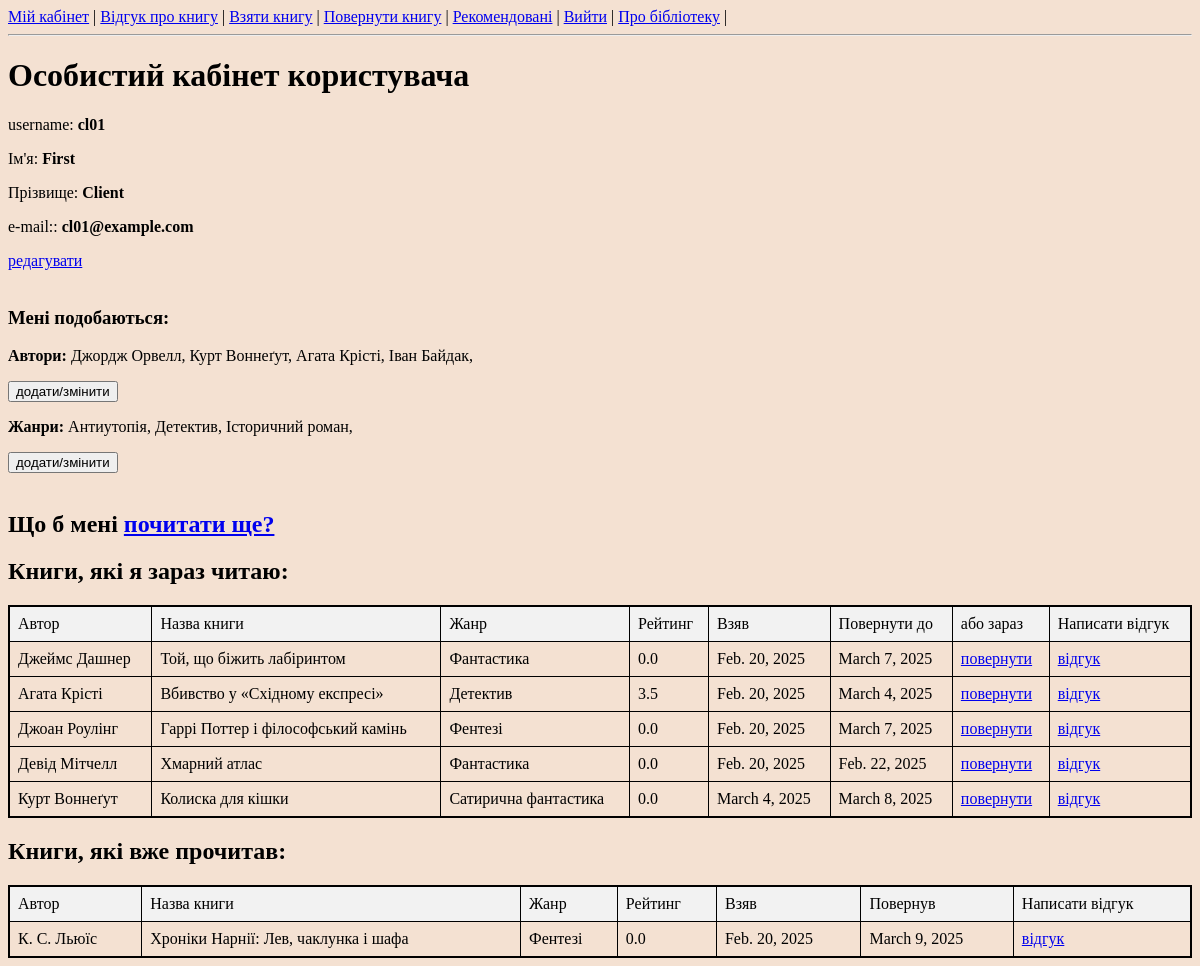
Screenshot of /client/profile/ (signed in) with the database file from the repository.
### client/models.py (models this page shows)
class FavAuthors(models.Model):
    author = models.ForeignKey(Authors, on_delete=models.CASCADE)
    user = models.ForeignKey(User, on_delete=models.CASCADE)

class FavGenres(models.Model):
    genre = models.ForeignKey(Genres, on_delete=models.CASCADE)
    user = models.ForeignKey(User, on_delete=models.CASCADE)

### book/models.py (models this page shows, shortened)
class Authors(models.Model):
    name = models.CharField(max_length=100)
    bio = models.TextField()
    rating = models.FloatField(default=5)

class Genres(models.Model):
    name = models.CharField(max_length=100)
    rating = models.FloatField(default=5)

class Borrowed(models.Model):
    user = models.ForeignKey(User, on_delete=models.CASCADE)
    book = models.ForeignKey(Books, on_delete=models.CASCADE)
    from_date = models.DateField()
    to_date = models.DateField()
    status = models.TextField(null=True)  # "reader" or "returned"
    confirmed = models.BooleanField(default=False)
    comments = models.CharField(max_length=500)

class Books(models.Model):
    title = models.CharField(max_length=250)
    author = models.ForeignKey(Authors, on_delete=models.CASCADE)
    genre = models.ForeignKey(Genres, on_delete=models.CASCADE)
    publisher = models.ForeignKey(Publishers, on_delete=models.CASCADE)
    publish_year = models.IntegerField()
    reception_date = models.DateField()
    cover = models.ImageField(upload_to='covers/')
    rating = models.FloatField(default=5)
    quantity = models.IntegerField(default=0)

### client/views.py (the view)
# urls.py: path('profile/', views.profile, name='profile_page'),
@login_required(login_url='/')
def profile(request):
    if request.method == 'GET':
        my_books = Borrowed.objects.filter(user=request.user, status="reader").all()
        prev_books = Borrowed.objects.filter(user=request.user, status="returned").all()
        fav_authors = FavAuthors.objects.filter(user=request.user)
        fav_genres = FavGenres.objects.filter(user=request.user)
        user_group = request.user.groups.first().name
        return render(request, 'profile.html',{'user':request.user, 'my_books':my_books,
                                        'prev_books':prev_books, 'fav_authors':fav_authors, 'fav_genres':fav_genres,
                                               'user_group':user_group})
    else:
        return render(request, 'profile.html')

### templates/profile.html (shortened to what this page needs)
<!DOCTYPE html>
<html lang="en">
<head>
    <link rel="stylesheet" type="text/css" href="/static/styles.css">
</head>
{% if user_group == 'client' %}
    {% include 'menu_cli.html' %}
{%  elif user_group == 'librarian' %}
    {% include 'menu_lib.html' %}
{% else %}
    {% include 'menu_anon.html' %}
{% endif %}
<body>
    <h1>Особистий кабінет користувача</h1>
    <p>username: <b>{{ user.username }}</b></p>
    <p>Ім'я: <b>{{ user.first_name }}</b></p>
    <p>Прізвище: <b>{{ user.last_name }}</b></p>
    <p>e-mail:: <b>{{ user.email }}</b></p>
    <a href="/client/profile/edit">редагувати</a><br><br>
    <h3>Мені подобаються:</h3>
    <p><b>Автори:</b>
    {% if fav_authors %}
        {% for author in fav_authors %}
            {{ author.author.name }},
        {% endfor %}
    {% endif %}
    </p>
    <form action="fav_authors/" method="get">
        <input type="submit" name="fav_authors" value="додати/змінити">
    </form>
    <p><b>Жанри:</b>
    {% if fav_genres %}
        {% for genre in fav_genres %}
            {{ genre.genre.name }},
        {% endfor %}
    {% endif %}
    </p>
    <form action="fav_genres/" method="get">
        <input type="submit" name="fav_genres" value="додати/змінити">
    </form>
    <br>
    <h2>Що б мені <a href="/client/suggest_book/">почитати ще?</a></h2>
    {% if my_books %}
        <h2>Книги, які я зараз читаю:</h2>
        <table>
            <thead>  <tr>
                <td> Автор </td>
                <td> Назва книги </td>
                <td> Жанр </td>
                <td> Рейтинг </td>
                <td> Взяв </td>
                <td>  Повернути до</td>
                <td>  або зараз</td>
                <td>  Написати відгук</td>
                    </tr>
            </thead>
            {% for book in my_books %}
              <tr>
                <td> {{ book.book.author.name }} </td>
                <td> {{ book.book.title }} </td>
                <td> {{ book.book.genre.name }} </td>
                <td> {{ book.book.rating }} </td>
                <td> {{ book.from_date }} </td>
                <td> {{ book.to_date }} </td>
                <td> <a href="/client/return_the_book/{{ book.book.id }}">повернути</a> </td>
                <td> <a href="/client/review_book/{{ book.book.id }}">відгук</a> </td>
              </tr>
            {% endfor %}
        </table>
    {% endif %}
    {% if prev_books %}
        <h2>Книги, які вже прочитав:</h2>
        <table>
            <thead>  <tr>
                <td> Автор </td>
                <td> Назва книги </td>
                <td> Жанр </td>
                <td> Рейтинг </td>
                <td> Взяв </td>
                <td> Повернув</td>
                <td> Написати відгук</td>
                    </tr>
            </thead>
            {% for book in prev_books %}
              <tr>
                <td> {{ book.book.author.name }} </td>
                <td> {{ book.book.title }} </td>
                <td> {{ book.book.genre.name }} </td>
                <td> {{ book.book.rating }} </td>
                <td> {{ book.from_date }} </td>
                <td> {{ book.to_date }} </td>
                <td> <a href="/client/review_book/{{ book.book.id }}">відгук</a> </td>
              </tr>
            {% endfor %}
        </table>
    {% endif %}
</body>
</html>

### static/styles.css (style rules this page uses)
table { width: 100%; border-collapse: collapse; border: 2px solid black; }
th, td { border: 1px solid black; padding: 8px; text-align: left; }
thead { background-color: #f2f2f2; }
body { background-color: #f4e1d2; }

### rows the page displays
FavAuthors: author.name "Джордж Орвелл"
FavAuthors: author.name "Курт Воннеґут"
FavAuthors: author.name "Агата Крісті"
FavAuthors: author.name "Іван Байдак"
FavGenres: genre.name "Антиутопія"
FavGenres: genre.name "Детектив"
FavGenres: genre.name "Історичний роман"
Borrowed: book.author.name "Джеймс Дашнер", book "Той, що біжить лабіринтом", book.genre.name "Фантастика", book.rating "0.0", from_date "Feb. 20, 2025", to_date "March 7, 2025"
Borrowed: book.author.name "Агата Крісті", book "Вбивство у «Східному експресі»", book.genre.name "Детектив", book.rating "3.5", from_date "Feb. 20, 2025", to_date "March 4, 2025"
Borrowed: book.author.name "Джоан Роулінг", book "Гаррі Поттер і філософський камінь", book.genre.name "Фентезі", book.rating "0.0", from_date "Feb. 20, 2025", to_date "March 7, 2025"
Borrowed: book.author.name "Девід Мітчелл", book "Хмарний атлас", book.genre.name "Фантастика", book.rating "0.0", from_date "Feb. 20, 2025", to_date "Feb. 22, 2025"
Borrowed: book.author.name "Курт Воннеґут", book "Колиска для кішки", book.genre.name "Сатирична фантастика", book.rating "0.0", from_date "March 4, 2025", to_date "March 8, 2025"
Borrowed: book.author.name "К. С. Льюїс", book "Хроніки Нарнії: Лев, чаклунка і шафа", book.genre.name "Фентезі", book.rating "0.0", from_date "Feb. 20, 2025", to_date "March 9, 2025"

### other values shown
{{ user.username }} "cl01"
{{ user.first_name }} "First"
{{ user.last_name }} "Client"
{{ user.email }} "cl01@example.com"
